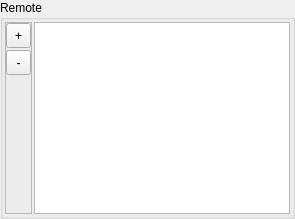
                  <widget class="QGroupBox" name="groupBox_3">
                   <property name="title">
                    <string>Remote</string>
                   </property>
                   <layout class="QHBoxLayout" name="horizontalLayout_16">
                    <property name="spacing">
                     <number>2</number>
                    </property>
                    <property name="leftMargin">
                     <number>2</number>
                    </property>
                    <property name="topMargin">
                     <number>2</number>
                    </property>
                    <property name="rightMargin">
                     <number>2</number>
                    </property>
                    <property name="bottomMargin">
                     <number>2</number>
                    </property>
                    <item>
                     <widget class="QFrame" name="frame_7">
                      <property name="frameShape">
                       <enum>QFrame::StyledPanel</enum>
                      </property>
                      <property name="frameShadow">
                       <enum>QFrame::Raised</enum>
                      </property>
                      <layout class="QVBoxLayout" name="verticalLayout_7">
                       <property name="spacing">
                        <number>2</number>
                       </property>
                       <property name="leftMargin">
                        <number>0</number>
                       </property>
                       <property name="topMargin">
                        <number>0</number>
                       </property>
                       <property name="rightMargin">
                        <number>0</number>
                       </property>
                       <property name="bottomMargin">
                        <number>0</number>
                       </property>
                       <item>
                        <widget class="QToolButton" name="toolButton">
                         <property name="minimumSize">
                          <size>
                           <width>25</width>
                           <height>25</height>
                          </size>
                         </property>
                         <property name="maximumSize">
                          <size>
                           <width>20</width>
                           <height>16777215</height>
                          </size>
                         </property>
                         <property name="text">
                          <string>+</string>
                         </property>
                        </widget>
                       </item>
                       <item>
                        <widget class="QToolButton" name="toolButton_2">
                         <property name="sizePolicy">
                          <sizepolicy hsizetype="Fixed" vsizetype="Fixed">
                           <horstretch>0</horstretch>
                           <verstretch>0</verstretch>
                          </sizepolicy>
                         </property>
                         <property name="minimumSize">
                          <size>
                           <width>25</width>
                           <height>25</height>
                          </size>
                         </property>
                         <property name="text">
                          <string>-</string>
                         </property>
                        </widget>
                       </item>
                       <item>
                        <spacer name="verticalSpacer_3">
                         <property name="orientation">
                          <enum>Qt::Vertical</enum>
                         </property>
                         <property name="sizeHint" stdset="0">
                          <size>
                           <width>20</width>
                           <height>40</height>
                          </size>
                         </property>
                        </spacer>
                       </item>
                      </layout>
                     </widget>
                    </item>
                    <item>
                     <widget class="QTableView" name="tableViewRemoteList">
                      <property name="horizontalScrollMode">
                       <enum>QAbstractItemView::ScrollPerPixel</enum>
                      </property>
                     </widget>
                    </item>
                   </layout>
                  </widget>
